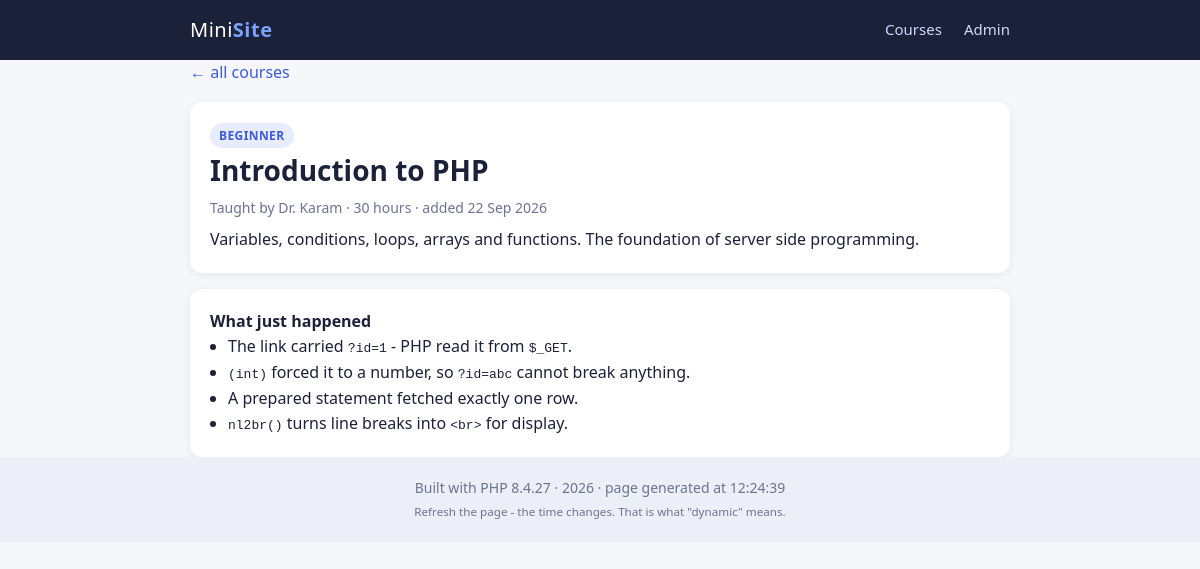
Screenshot of /detail.php?id=1 with the database file from the repository.
### tables this page shows
CREATE TABLE courses (
    id          INT AUTO_INCREMENT PRIMARY KEY,
    title       VARCHAR(120) NOT NULL,
    teacher     VARCHAR(80),
    level       VARCHAR(20),
    hours       INT,
    description TEXT,
    created     DATETIME DEFAULT CURRENT_TIMESTAMP
);

### detail.php (the view, shortened to what this page needs)
<?php
require "includes/db.php";
$id = (int)($_GET["id"] ?? 0);
$course = null;
if ($id > 0) {
    $stmt = mysqli_prepare($conn, "SELECT * FROM courses WHERE id = ?");
    mysqli_stmt_bind_param($stmt, "i", $id);
    mysqli_stmt_execute($stmt);
    $course = mysqli_fetch_assoc(mysqli_stmt_get_result($stmt));
}
require "includes/header.php";
?>
<a class="back" href="index.php">&larr; all courses</a>
<?php if (!$course): ?>
    <div class="card empty">
        <h1>Course not found</h1>
        <p>There is no course with id <?= $id ?>.</p>
        <p>Try <code>detail.php?id=1</code>, or go back to the list.</p>
    </div>
<?php else: ?>
    <div class="card">
        <span class="tag <?= htmlspecialchars($course["level"]) ?>"><?= htmlspecialchars($course["level"]) ?></span>
        <h1><?= htmlspecialchars($course["title"]) ?></h1>
        <p class="meta">
            Taught by <?= htmlspecialchars($course["teacher"]) ?>
            &middot; <?= (int)$course["hours"] ?> hours
            &middot; added <?= date("d M Y", strtotime($course["created"])) ?>
        </p>
        <p><?= nl2br(htmlspecialchars($course["description"])) ?></p>
    </div>
    <div class="card" style="margin-top:16px">
        <strong>What just happened</strong>
        <ul style="margin-left:18px">
            <li>The link carried <code>?id=<?= $id ?></code> - PHP read it from <code>$_GET</code>.</li>
            <li><code>(int)</code> forced it to a number, so <code>?id=abc</code> cannot break anything.</li>
            <li>A prepared statement fetched exactly one row.</li>
            <li><code>nl2br()</code> turns line breaks into <code>&lt;br&gt;</code> for display.</li>
        </ul>
    </div>
<?php endif; ?>
<?php
require "includes/footer.php";

### style.css (style rules this page uses)
* { box-sizing: border-box; margin: 0; padding: 0; }
body { font-family: system-ui, "Segoe UI", sans-serif; background: #f5f7fb; color: #1b2138; line-height: 1.6; }
h1 { font-size: 28px; margin-bottom: 4px; }
.card { background: #fff; border-radius: 12px; padding: 20px; box-shadow: 0 2px 10px rgba(20,30,60,.07); }
.meta { color: #6b7490; font-size: 14px; margin-bottom: 8px; }
.tag { display: inline-block; font-size: 12px; font-weight: 700; text-transform: uppercase; letter-spacing: .4px; padding: 3px 9px; border-radius: 20px; background: #e7ecff; color: #3b5bdb; }
.back { display: inline-block; margin-bottom: 16px; color: #3b5bdb; text-decoration: none; }

### rows the page displays
courses: level "BEGINNER", title "Introduction to PHP", teacher "Dr. Karam", hours "30", created "22 Sep 2026", description "Variables, conditions, loops, arrays and functions. The foundation of server side programming."

### other values shown
$id "1"
PHP_VERSION "8.4.27"
